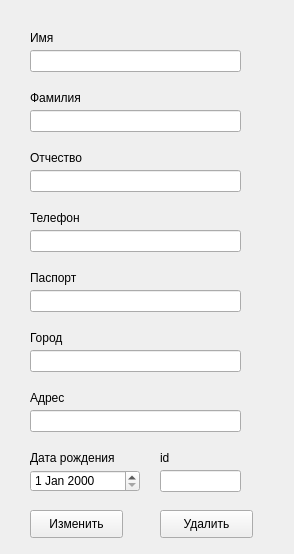
<?xml version="1.0" encoding="UTF-8"?>
<ui version="4.0">
 <class>update_record</class>
 <widget class="QWidget" name="update_record">
  <property name="geometry">
   <rect>
    <x>0</x>
    <y>0</y>
    <width>294</width>
    <height>554</height>
   </rect>
  </property>
  <property name="windowTitle">
   <string>Form</string>
  </property>
  <widget class="QLabel" name="label_5">
   <property name="geometry">
    <rect>
     <x>30</x>
     <y>270</y>
     <width>55</width>
     <height>16</height>
    </rect>
   </property>
   <property name="text">
    <string>Паспорт</string>
   </property>
  </widget>
  <widget class="QLineEdit" name="city">
   <property name="geometry">
    <rect>
     <x>30</x>
     <y>350</y>
     <width>211</width>
     <height>22</height>
    </rect>
   </property>
  </widget>
  <widget class="QLineEdit" name="adr">
   <property name="geometry">
    <rect>
     <x>30</x>
     <y>410</y>
     <width>211</width>
     <height>22</height>
    </rect>
   </property>
  </widget>
  <widget class="QLineEdit" name="dad_name">
   <property name="geometry">
    <rect>
     <x>30</x>
     <y>170</y>
     <width>211</width>
     <height>22</height>
    </rect>
   </property>
  </widget>
  <widget class="QLabel" name="label_6">
   <property name="geometry">
    <rect>
     <x>30</x>
     <y>330</y>
     <width>55</width>
     <height>16</height>
    </rect>
   </property>
   <property name="text">
    <string>Город</string>
   </property>
  </widget>
  <widget class="QLineEdit" name="fname">
   <property name="geometry">
    <rect>
     <x>30</x>
     <y>50</y>
     <width>211</width>
     <height>22</height>
    </rect>
   </property>
  </widget>
  <widget class="QLineEdit" name="lname">
   <property name="geometry">
    <rect>
     <x>30</x>
     <y>110</y>
     <width>211</width>
     <height>22</height>
    </rect>
   </property>
  </widget>
  <widget class="QPushButton" name="pushButton">
   <property name="geometry">
    <rect>
     <x>30</x>
     <y>510</y>
     <width>93</width>
     <height>28</height>
    </rect>
   </property>
   <property name="text">
    <string>Изменить</string>
   </property>
  </widget>
  <widget class="QLabel" name="label_4">
   <property name="geometry">
    <rect>
     <x>30</x>
     <y>210</y>
     <width>55</width>
     <height>16</height>
    </rect>
   </property>
   <property name="text">
    <string>Телефон</string>
   </property>
  </widget>
  <widget class="QLabel" name="label_2">
   <property name="geometry">
    <rect>
     <x>30</x>
     <y>90</y>
     <width>55</width>
     <height>16</height>
    </rect>
   </property>
   <property name="text">
    <string>Фамилия</string>
   </property>
  </widget>
  <widget class="QLineEdit" name="phone">
   <property name="geometry">
    <rect>
     <x>30</x>
     <y>230</y>
     <width>211</width>
     <height>22</height>
    </rect>
   </property>
  </widget>
  <widget class="QLabel" name="label">
   <property name="geometry">
    <rect>
     <x>30</x>
     <y>30</y>
     <width>55</width>
     <height>16</height>
    </rect>
   </property>
   <property name="text">
    <string>Имя</string>
   </property>
  </widget>
  <widget class="QLabel" name="label_7">
   <property name="geometry">
    <rect>
     <x>30</x>
     <y>390</y>
     <width>55</width>
     <height>16</height>
    </rect>
   </property>
   <property name="text">
    <string>Адрес</string>
   </property>
  </widget>
  <widget class="QLabel" name="label_3">
   <property name="geometry">
    <rect>
     <x>30</x>
     <y>150</y>
     <width>55</width>
     <height>16</height>
    </rect>
   </property>
   <property name="text">
    <string>Отчество</string>
   </property>
  </widget>
  <widget class="QLineEdit" name="pasport">
   <property name="geometry">
    <rect>
     <x>30</x>
     <y>290</y>
     <width>211</width>
     <height>22</height>
    </rect>
   </property>
  </widget>
  <widget class="QDateEdit" name="birthday">
   <property name="geometry">
    <rect>
     <x>30</x>
     <y>470</y>
     <width>110</width>
     <height>22</height>
    </rect>
   </property>
  </widget>
  <widget class="QLabel" name="label_8">
   <property name="geometry">
    <rect>
     <x>30</x>
     <y>450</y>
     <width>101</width>
     <height>16</height>
    </rect>
   </property>
   <property name="text">
    <string>Дата рождения</string>
   </property>
  </widget>
  <widget class="QPushButton" name="delete_2">
   <property name="geometry">
    <rect>
     <x>160</x>
     <y>510</y>
     <width>93</width>
     <height>28</height>
    </rect>
   </property>
   <property name="text">
    <string>Удалить</string>
   </property>
  </widget>
  <widget class="QLineEdit" name="id">
   <property name="geometry">
    <rect>
     <x>160</x>
     <y>470</y>
     <width>81</width>
     <height>22</height>
    </rect>
   </property>
  </widget>
  <widget class="QLabel" name="label_9">
   <property name="geometry">
    <rect>
     <x>160</x>
     <y>450</y>
     <width>55</width>
     <height>16</height>
    </rect>
   </property>
   <property name="text">
    <string>id</string>
   </property>
  </widget>
 </widget>
 <resources/>
 <connections/>
</ui>
